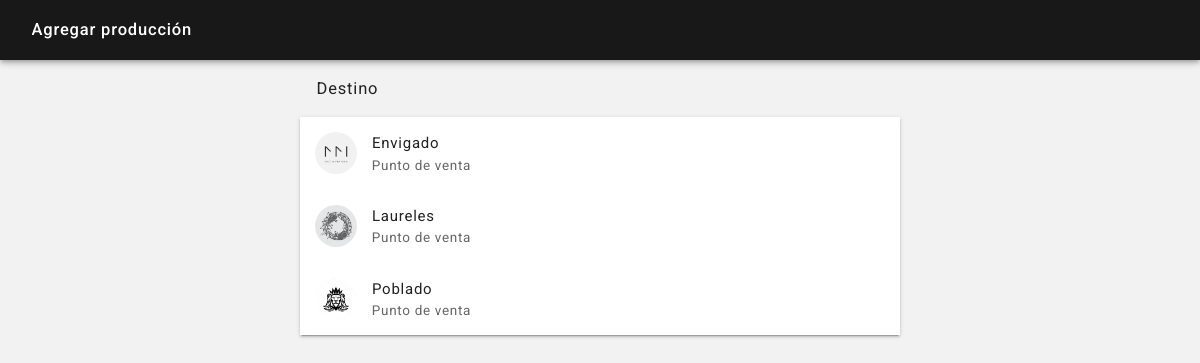
Screenshot of /producciones_agregar.php (signed in) with the database file from the repository.
### tables this page shows
CREATE TABLE `locales` (
  `id` int(15) NOT NULL,
  `fecha` datetime NOT NULL,
  `usuario` int(15) NOT NULL,
  `local` varchar(50) NOT NULL,
  `direccion` varchar(100) NOT NULL,
  `telefono` varchar(15) NOT NULL,
  `tipo` varchar(50) NOT NULL,
  `apertura` time NOT NULL,
  `cierre` time NOT NULL,
  `propina` int(3) NOT NULL,
  `imagen` varchar(2) NOT NULL,
  `imagen_nombre` varchar(50) NOT NULL
);

### producciones_agregar.php (the view, shortened to what this page needs)
<?php
include ("sis/nombre_sesion.php");
?>
<?php
if(isset($_POST['body_snack'])) $body_snack = $_POST['body_snack']; elseif(isset($_GET['body_snack'])) $body_snack = $_GET['body_snack']; else $body_snack = null;
?>
<!DOCTYPE html>
<html lang="es">
<head>
    <?php
    include ("partes/head.php");
    ?>
</head>
<body <?php echo $body_snack; ?>>
<header class="rdm-toolbar--contenedor">
    <div class="rdm-toolbar--fila">
        <div class="rdm-toolbar--izquierda">
            <h2 class="rdm-toolbar--titulo">Agregar producción</h2>
        </div>
    </div>
</header>
<main class="rdm--contenedor-toolbar">
    <?php
    $consulta = $conexion->query("SELECT * FROM locales ORDER BY local ASC");
    if ($consulta->num_rows == 0)
    {
        ?>
        <section class="rdm-lista">
            <article class="rdm-lista--item-sencillo">
                <div class="rdm-lista--izquierda-sencillo">
                    <div class="rdm-lista--contenedor">
                        <div class="rdm-lista--avatar" style="background-image: url('img/iconos/locales.jpg');"></div>
                    </div>
                    <div class="rdm-lista--contenedor">
                        <h2 class="rdm-lista--titulo">No se han agregado locales</h2>
                    </div>
                </div>
            </article>
        </section>
        <?php
    }
    else
    {
        ?>
        <h2 class="rdm-lista--titulo-largo">Destino</h2>
        <section class="rdm-lista">
        <?php
        while ($fila = $consulta->fetch_assoc())
        {
            $id = $fila['id'];
            $local = $fila['local'];
            $tipo = $fila['tipo'];
            $imagen = $fila['imagen'];
            $imagen_nombre = $fila['imagen_nombre'];
            if ($imagen == "no")
            {
                $imagen = '<div class="rdm-lista--icono"><i class="zmdi zmdi-store zmdi-hc-2x"></i></div>';
            }
            else
            {
                $imagen = "img/avatares/locales-$id-$imagen_nombre-m.jpg";
                $imagen = '<div class="rdm-lista--avatar" style="background-image: url('.$imagen.');"></div>';
            }
            ?>
            <article class="rdm-lista--item-sencillo">
                <div class="rdm-lista--izquierda-sencillo">
                    <div class="rdm-lista--contenedor">
                        <?php echo "$imagen"; ?>
                    </div>
                    <div class="rdm-lista--contenedor">
                        <h2 class="rdm-lista--titulo"><?php echo ucfirst("$local"); ?></h2>
                        <h2 class="rdm-lista--texto-secundario"><?php echo ucfirst("$tipo"); ?></h2>
                    </div>
                </div>
                <div class="rdm-lista--derecha">
                    <a href="producciones_detalle.php?agregar_produccion=si&destino=<?php echo "$id"; ?>"><div class="rdm-lista--icono"><i class="zmdi zmdi-arrow-right zmdi-hc-2x"></i></div></a>
                </div>
            </article>
            <?php
        }
        ?>
        </section>
        <?php
    }
    ?>
</main>
</body>
</html>

### css/estilos.css (style rules this page uses)
body { background-color: rgba(0, 0, 0, 0.05); color: #222; font-family: 'Roboto', sans-serif, arial; font-size: 15px; font-weight: 300; margin: 0; }
a { color: inherit; text-decoration: none; outline: none; }
.rdm--contenedor-toolbar, .rdm--contenedor-toolbar-tabs { box-sizing: border-box; margin: 0 auto; max-width: 600px; width: 95%; margin-top: 4.5rem; }
.rdm--contenedor-toolbar, .rdm--contenedor-zona { box-sizing: border-box; margin: 0 auto; max-width: 600px; width: 95%; margin-top: 4.5rem; }

### css/toolbar.css (style rules this page uses)
.rdm-toolbar--contenedor { box-shadow: 0px 2px 4px -1px rgba(0, 0, 0, 0.2), 0px 4px 5px 0px rgba(0, 0, 0, 0.14), 0px 1px 10px 0px rgba(0, 0, 0, 0.12); box-sizing: border-box; color: #fff; left: 0; position: fixed; top: 0; width: 100%; z-index: 1; }
.rdm-toolbar--fila, .rdm-toolbar--fila-tab { background-color: rgba(0,0,0,0.9); align-items: center; display: flex; justify-content: space-between; padding: 1em; height: 2em; }
.rdm-toolbar--izquierda, .rdm-toolbar--centro, .rdm-toolbar--derecha { display: flex; align-items: center; }
.rdm-toolbar--titulo, .rdm-toolbar--titulo-centro, .rdm-toolbar--texto-secundario { font-size: 1.1em; font-weight: 500; letter-spacing: 0.05em; line-height: 1.5em; margin: 0 0 0 1em; max-width: 240px; white-space: nowrap; overflow: hidden; text-overflow: ellipsis; }

### css/listas.css (style rules this page uses)
.rdm-lista, .rdm-lista-sencillo, .rdm-lista-amplio, .rdm-lista-amplia, .rdm-lista--porcentaje { background-color: #fff; box-shadow: 0px 3px 1px -2px rgba(0, 0, 0, 0.2), 0px 2px 2px 0px rgba(0, 0, 0, 0.14), 0px 1px 5px 0px rgba(0, 0, 0, 0.12); box-sizing: border-box; margin: 0 auto; margin-bottom: 1em; width: 100%; }
.rdm-lista--titulo-largo { font-size: 1.1em; font-weight: 400; letter-spacing: 0.05em; padding: 0.5em 1em 0.25em 1em; }
.rdm-lista--item-sencillo { align-items: center; display: flex; justify-content: space-between; padding: 1em; transition: 250ms linear; }
.rdm-lista--izquierda, .rdm-lista--izquierda-sencillo, .rdm-lista--derecha { display: flex; }
.rdm-lista--izquierda-sencillo { align-items: center; }
.rdm-lista--contenedor { display: inline-block; }
.rdm-lista--avatar { background-position: center; background-repeat: no-repeat; background-size: cover; border-radius: 50%; height: 2.8em; width: 2.8em; }
.rdm-lista--icono { display: table-cell; height: 2.8em; text-align: center; vertical-align: middle; width: 2.8em; }
.rdm-lista--titulo, .rdm-lista--texto-secundario, .rdm-lista--texto-valor, .rdm-lista--titulo-amplio, .rdm-lista--mensaje, .rdm-lista--texto-secundario-porcentaje, .rdm-lista--texto-valor-porcentaje, .rdm-lista--texto-porcentaje, .rdm-lista--titulo-porcentaje, .rdm-lista--texto-unidad { font-size: 1em; font-weight: 400; letter-spacing: 0.05em; line-height: 1.5em; margin: 0 0 0 1em; }
.rdm-lista--texto-secundario { color: rgba(0, 0, 0, 0.6); line-height: 1.5em; font-size: 0.9em; margin: 0 0 0 1.1em; }

### rows the page displays
locales: id+imagen_nombre (picture), local "Envigado", tipo "Punto de venta"
locales: id+imagen_nombre (picture), local "Laureles", tipo "Punto de venta"
locales: id+imagen_nombre (picture), local "Poblado", tipo "Punto de venta"
